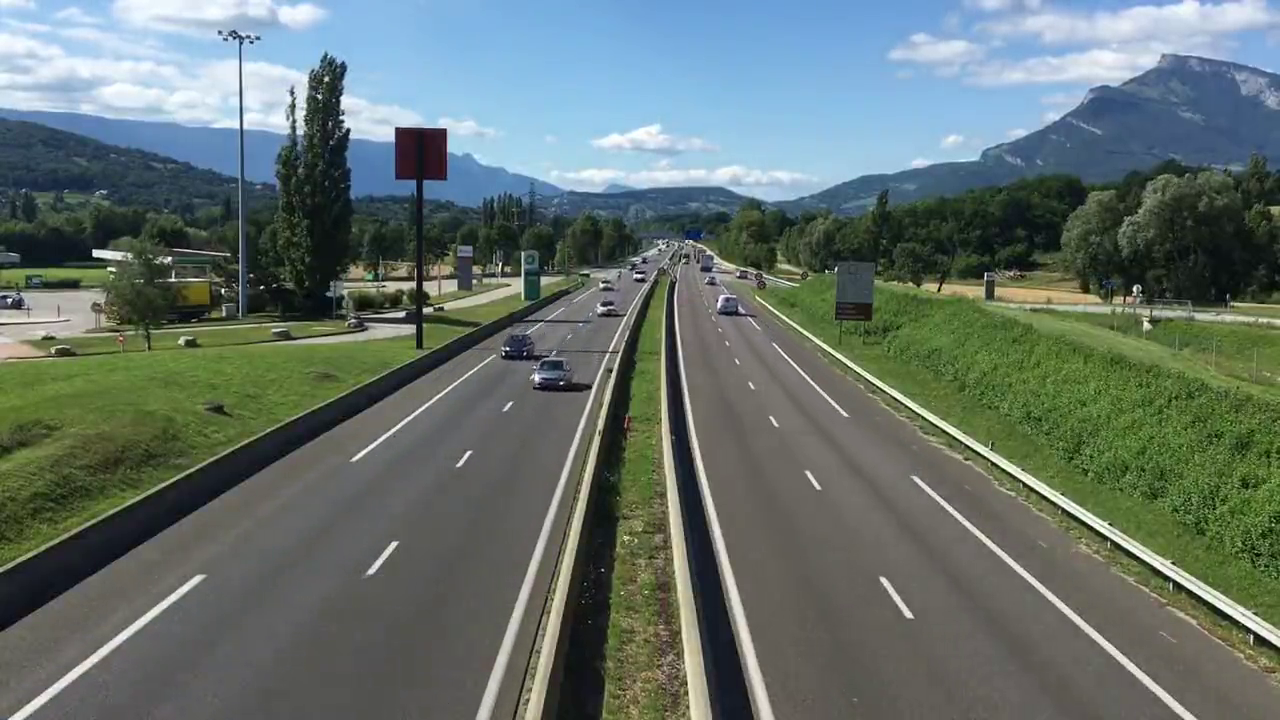
#> input picture frame 180 of Resources/video1.mov, 1280 x 720 px, given in place of video1.mp4, which was not available
$ python main.py
#> lines starting #> are read from the running program, lines starting #| are printed output that depends on the picture; after the words box and inside, x2 and y2 are one past the last pixel; in counts of white or black regions, pixels touching at a corner belong together; pictures that were not available may be replaced by others from this repository, and a replacement may not be noted
#> the answer given: 1
### realtime_detect.py
import cv2
import time
import numpy as np

# Colors and Constants
RED = (0, 0, 255)
GREEN = (0, 255, 0)
BLUE = (176, 130, 39)
ORANGE = (0, 127, 255)

# Create Car Classifier
CLF = cv2.CascadeClassifier('./Resources/cars.xml')
FONT = cv2.FONT_HERSHEY_COMPLEX

# Configuration
offset = 6
fps = 60
min_width = 80
min_height = 80
linePos = 550

ground_truth1 = 62
ground_truth2 = 36


# get center position of the car
def center_position(x, y, w, h):
    center_x = x + (w // 2)
    center_y = y + (h // 2)
    return center_x, center_y


# real time detection using background subtractor
# [64 lines left out: function count_using_bg_sub, not called in this run]


# real time detection using model cars.xml (less accuracy)
def count_using_model_xml(video):
#> called with video = 1
    CAP = cv2.VideoCapture('./Resources/video{}.mp4'.format(video))

    # Configuration for detection
    detect_vehicle = []
    vehicle_counts = 0

    while CAP.isOpened():
        duration = 1 / fps
        time.sleep(duration)

        # Read first frame
        ret, frame = CAP.read()
#> frame is the input picture: shape (720, 1280, 3); mean B, G, R 108.8, 113.9, 100.4
        if frame is None:
            break

        gray = cv2.cvtColor(frame, cv2.COLOR_BGR2GRAY)
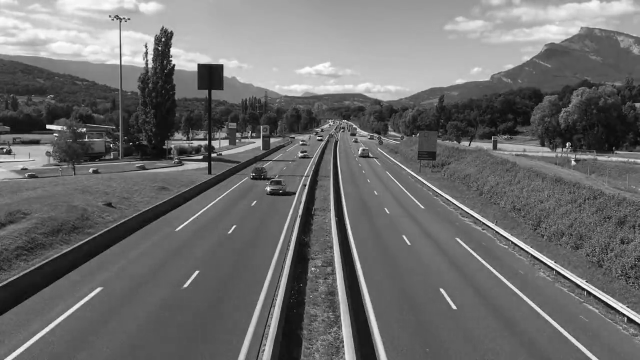
#> gray: shape (720, 1280) (shown at 1/2 size); min 0, max 255, mean 109.3
        blur = cv2.GaussianBlur(gray, (3, 3), 5)

        # Pass frame to our car classifier
        vehicle = CLF.detectMultiScale(
            blur,
            scaleFactor=1.2,    # how much the image size is reduced at each image scale
            minNeighbors=2,     # how many neighbors each candidate rectangle should have to retain it
            minSize=(min_width, min_height)
        )
#> vehicle = [[513, 331, 89, 89]]

        # Count if the car pass this line
        cv2.line(frame, (25, linePos), (1200, linePos), BLUE, 2)
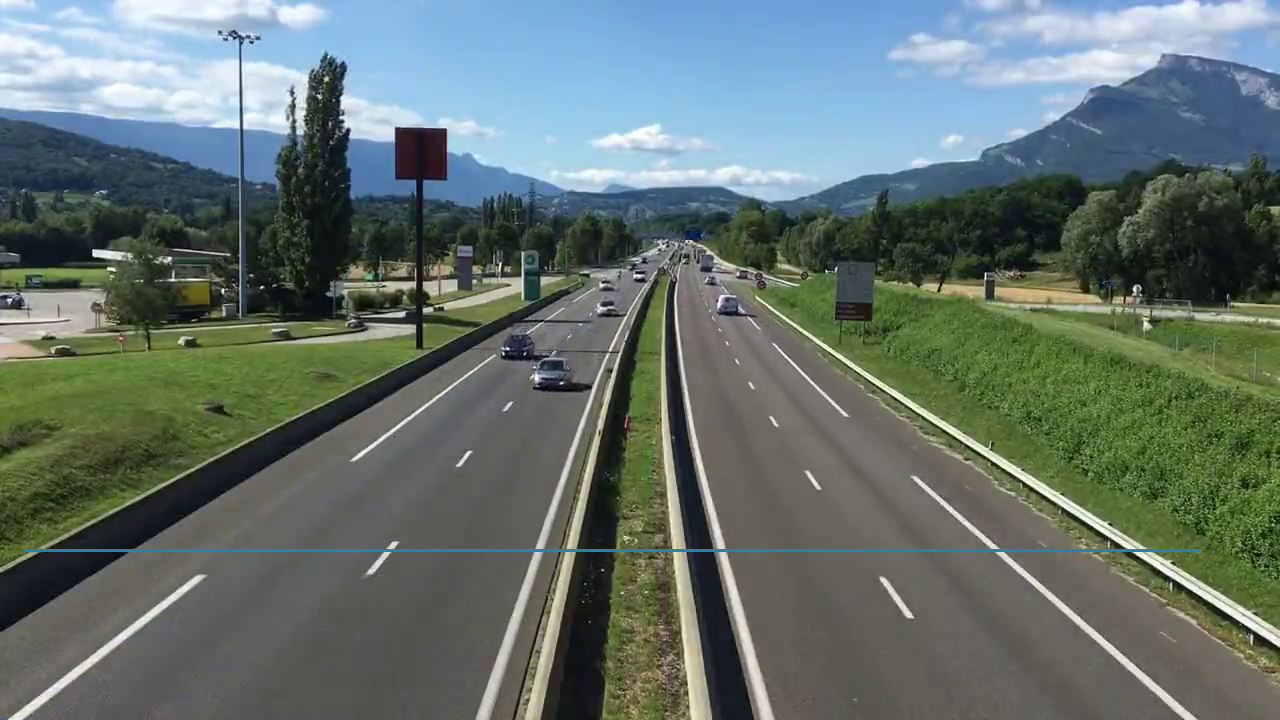
#> frame: shape (720, 1280, 3); 0.38% of pixels changed, all inside (x1, y1, x2, y2) = (24, 549, 1202, 552)

        # Extract bounding boxes for any car identified
        for (x, y, w, h) in vehicle:
            cv2.rectangle(frame, (x, y), (x + w, y + h), GREEN, 2)

            center = center_position(x, y, w, h)
            detect_vehicle.append(center)
            cv2.circle(frame, center, 4, RED, -1)

            # if center of the car pass the counting line
            for x, y in detect_vehicle:
                if (y < linePos + offset) and (y > linePos - offset):
                    cv2.line(frame, (25, linePos), (1200, linePos), ORANGE, 3)
                    detect_vehicle.remove((x, y))
                    vehicle_counts += 1
#> this loop made 1 pass
#> (w, h, center_x in center_position, center_y in center_position) on pass 1: (89, 89, 557, 375)
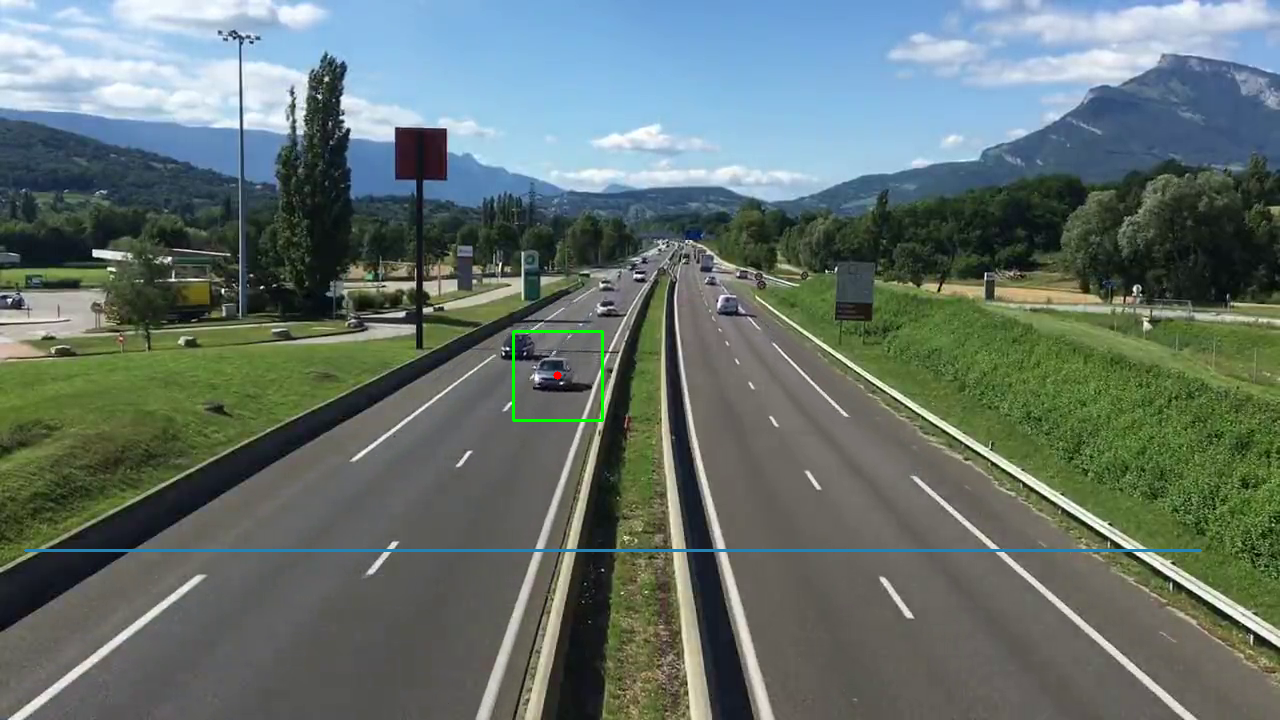
#> frame: shape (720, 1280, 3); 0.12% of pixels changed, all inside (x1, y1, x2, y2) = (512, 330, 604, 422)
#> after the loop, detect_vehicle = [(557, 375)]; vehicle_counts = 0

        cv2.putText(
            frame, f"Car Detected: {vehicle_counts}", (50, 70), FONT, 2, RED, 3, cv2.LINE_AA)
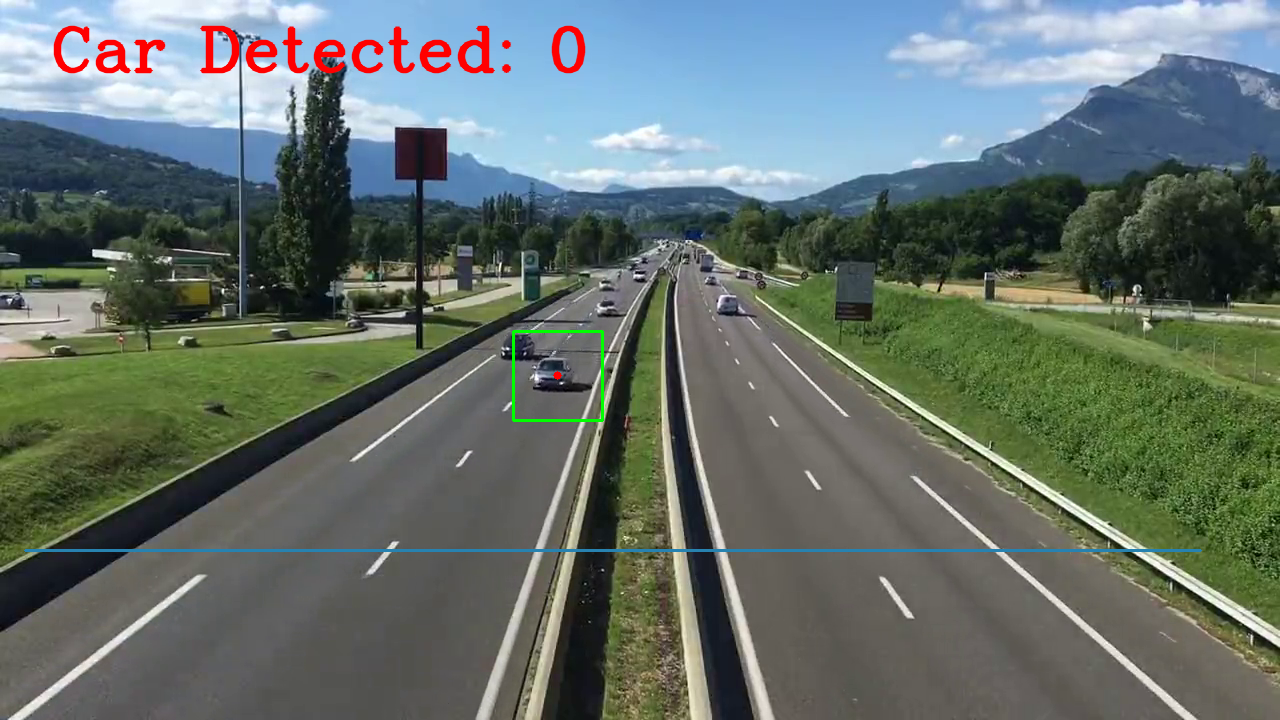
#> frame: shape (720, 1280, 3); 1% of pixels changed, all inside (x1, y1, x2, y2) = (53, 25, 586, 74)
        cv2.imshow('Vehicles Detection', frame)

        # Press 'ESC' Key to Quit
        if cv2.waitKey(1) == 27:
#> (key Esc is pressed here)
            break

    cv2.destroyAllWindows()
    CAP.release()

    return vehicle_counts

### main.py
from realtime_detect import *

TEXT = "1) Using Model XML\n2) Using Background Subtraction\n: "


def main():
    choice = input(TEXT).strip()
    num_count = []

    for video in [1, 2]:
        if choice == '1':
            count = count_using_model_xml(video)
#> count = 0
            num_count.append(count)
            print(f"Detected {count} vehicles.")
#| Detected 0 vehicles.
            if video == 1:
                print(f"Ground truth: {ground_truth1} vehicles.")
            else:
                print(f"Ground truth: {ground_truth2} vehicles.")

        elif choice == '2':
            show_detect = input("Show detector (Yes/No)? ").lower().strip()
            count = count_using_bg_sub(show_detect, video)
            num_count.append(count)
            if video == 1:
                print(f"Ground truth: {ground_truth1} vehicles.")
            else:
                print(f"Ground truth: {ground_truth2} vehicles.")

        else:
            print("invalid choice")

    # Calculate MAE
    print('MAE =', (abs(num_count[0] - ground_truth1) +
                    abs(num_count[1] - ground_truth2)) / 2.0)
#| MAE = 49.0


if __name__ == '__main__':
    main()

$ run again, starting later in the video
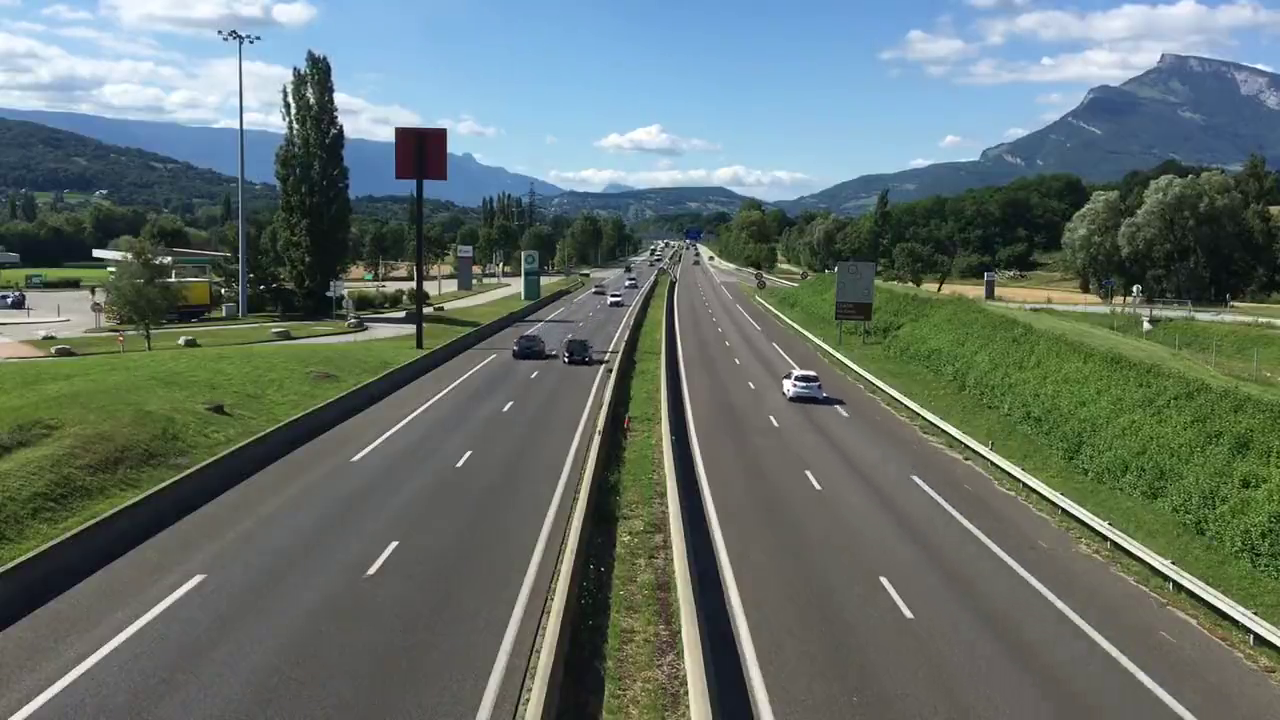
#> input picture frame 813 of Resources/video1.mov, 1280 x 720 px, given in place of video1.mp4, which was not available
#> in count_using_model_xml, frame is the input picture: shape (720, 1280, 3); mean B, G, R 108.9, 114, 100.6
#> in count_using_model_xml, `gray = cv2.cvtColor(frame, cv2.COLOR_BGR2GRAY)`:
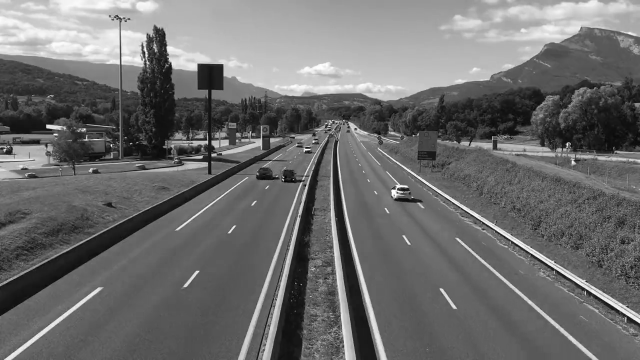
#> gray: shape (720, 1280) (shown at 1/2 size); min 0, max 255, mean 109.4
#> vehicle = ()
#> after the loop in count_using_model_xml, `for (x, y, w, h) in vehicle:`: detect_vehicle = []; vehicle_counts = 0
#> in count_using_model_xml, `cv2.putText( frame, f"Car Detected: {vehicle_counts}", (50, 70), FONT,..`:
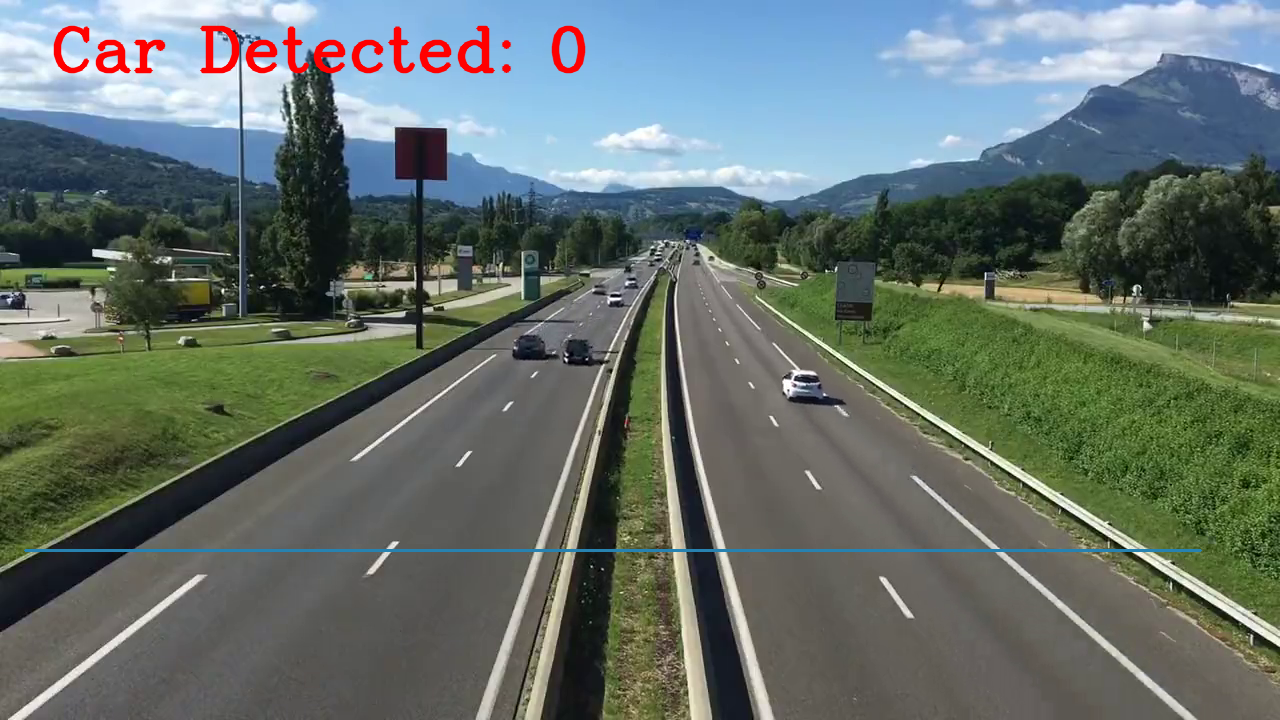
#> frame: shape (720, 1280, 3); mean B, G, R 107.4, 112.5, 101.1
#| Detected 0 vehicles.

$ run again, starting later in the video
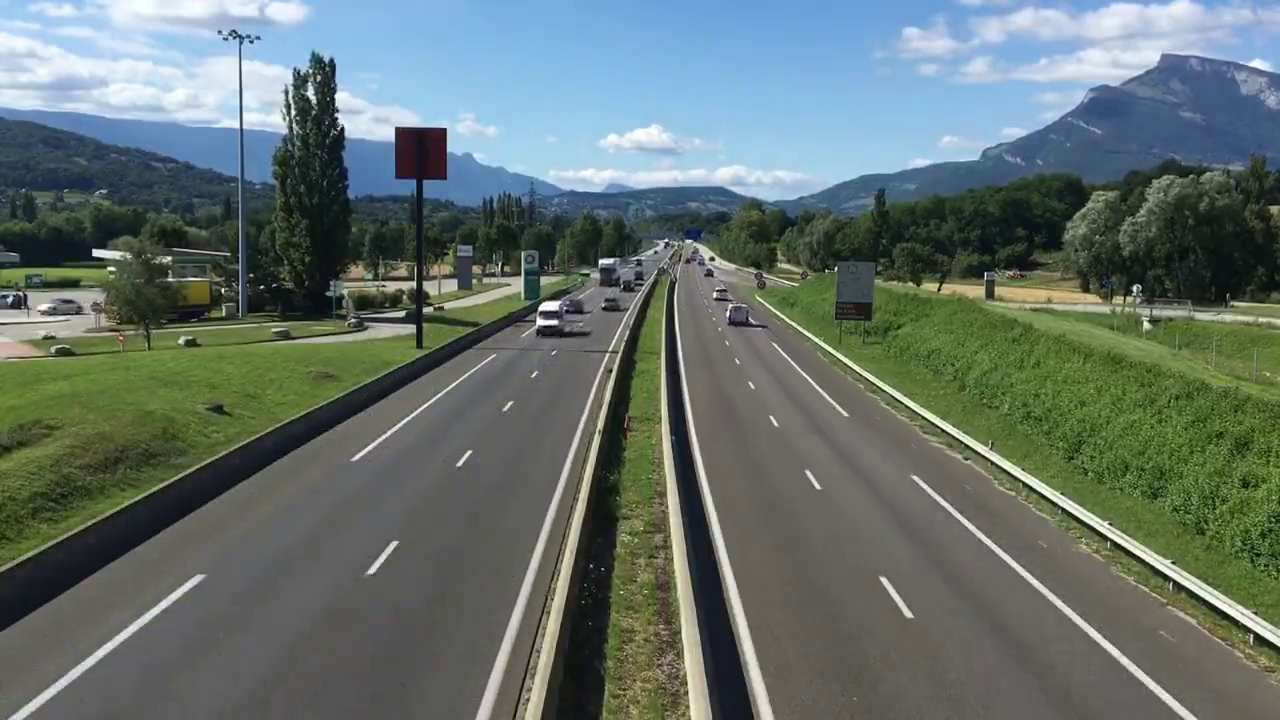
#> input picture frame 1446 of Resources/video1.mov, 1280 x 720 px, given in place of video1.mp4, which was not available
#> in count_using_model_xml, frame is the input picture: shape (720, 1280, 3); mean B, G, R 108.7, 113.6, 100.2
#> in count_using_model_xml, `gray = cv2.cvtColor(frame, cv2.COLOR_BGR2GRAY)`:
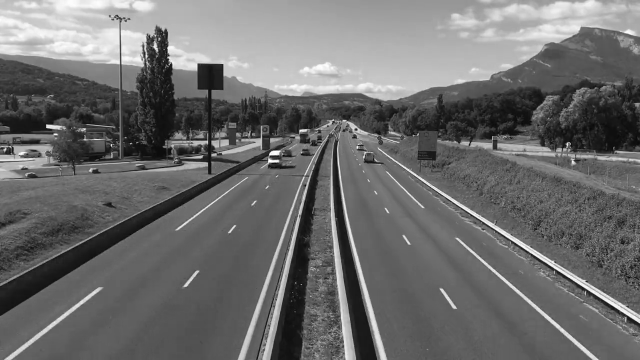
#> gray: shape (720, 1280) (shown at 1/2 size); min 0, max 255, mean 109
#> vehicle = ()
#> after the loop in count_using_model_xml, `for (x, y, w, h) in vehicle:`: detect_vehicle = []; vehicle_counts = 0
#> in count_using_model_xml, `cv2.putText( frame, f"Car Detected: {vehicle_counts}", (50, 70), FONT,..`:
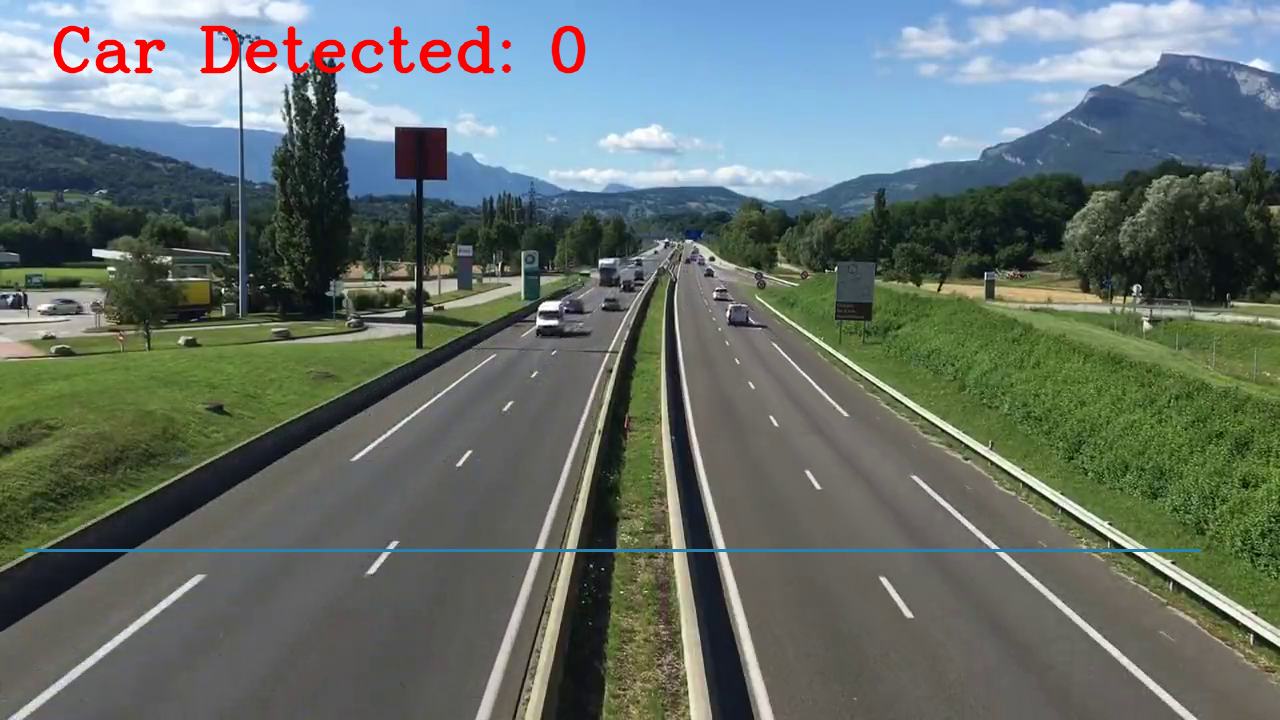
#> frame: shape (720, 1280, 3); mean B, G, R 107.2, 112.1, 100.7
#| Detected 0 vehicles.
